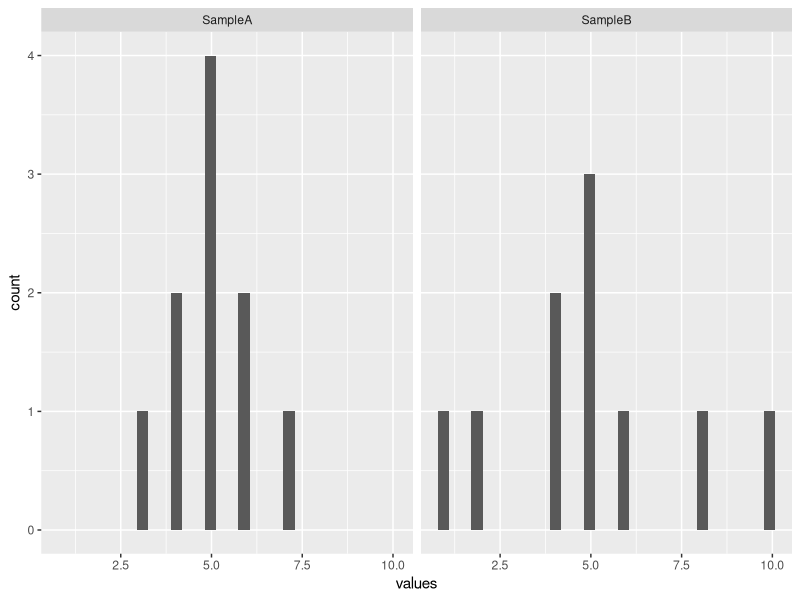

The R script that drew this image:
## ---- chunk 1
knitr::opts_chunk$set(echo = TRUE)
## ---- chunk 2
# https://whatalnk.github.io/stat-intro-by-r-tkd/Chap02.html
A <- c(3, 4, 4, 5, 5, 5, 5, 6, 6, 7)
B <- c(1, 2, 4, 4, 5, 5, 5, 6, 8, 10)
df1 <- data.frame(values = c(A, B), label=c(rep("SampleA", 10), rep("SampleB", 10)))
head(df1)
## ---- chunk 3
library(ggplot2)
ggplot(df1) +
  facet_wrap(.~label) +
  geom_histogram(aes(x=values))
